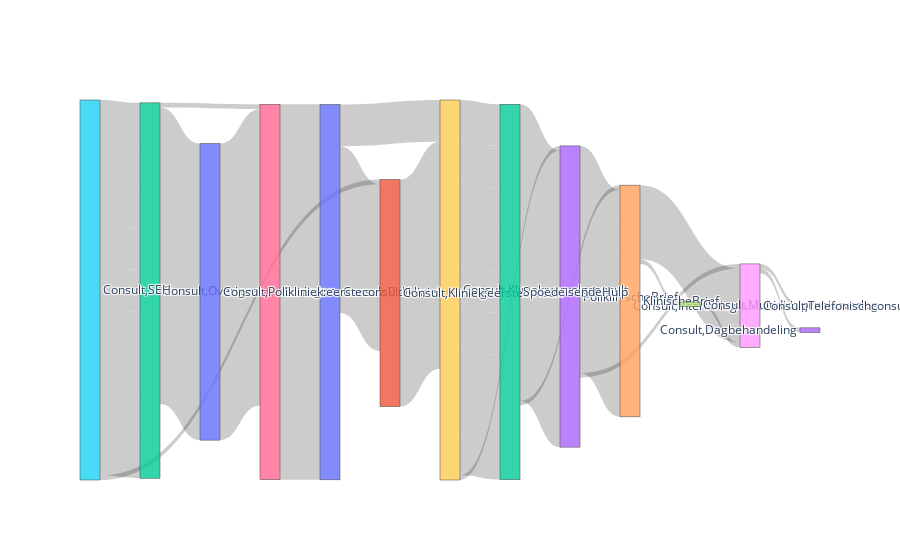

This figure's notebook cell:
### Code cell
import plotly.graph_objects as go
from collections import Counter

# Step 1: Extract Sequences from event columns
event_columns = [col for col in feature_df.columns if 'concept:name' in col]  # Filter for event-related columns
sequences = []

# For each row in feature_df, extract the sequence of events
for _, row in feature_df.iterrows():
    events = [col.split('concept:name_')[1] for col in event_columns if row[col] == 1.0]  # Get events with 1.0 value
    sequences.append('->'.join(events))  # Join events into a sequence

# Step 2: Add sequences to the dataframe (this will be useful for visualization)
feature_df['Sequence'] = sequences

# Step 3: Get the most common sequence per cluster 
cluster_sequences = feature_df.groupby("Cluster")["Sequence"].agg(lambda x: x.mode()[0])

# Step 4: Count the occurrences of each sequence (for Sankey diagram links)
cluster_counts = Counter(cluster_sequences)

# Step 5: Prepare data for Sankey diagram (convert sequences into sources and targets)
sources, targets = [], []

for trace in cluster_sequences.values:
    steps = trace.split("->")  # Split sequence into individual steps
    for i in range(len(steps) - 1):
        sources.append(steps[i])
        targets.append(steps[i + 1])

# Convert sources and targets to indices (for Sankey diagram nodes)
all_nodes = list(set(sources + targets))  # All unique nodes (steps)
source_indices = [all_nodes.index(s) for s in sources]
target_indices = [all_nodes.index(t) for t in targets]

# Step 6: Count the frequency of each link (source -> target pair)
link_counts = Counter(zip(sources, targets))
values = [link_counts[(source, target)] for source, target in zip(sources, targets)]

# Step 7: Create the Sankey diagram
fig = go.Figure(go.Sankey(
    node=dict(label=all_nodes),
    link=dict(source=source_indices, target=target_indices, value=values)
))

fig.show()

### Figure 1 — Plotly figure (JSON) as saved in the notebook; plotly's stock layout.template omitted (floating-point values rounded to 4 significant figures)
{"data": [{"link": {"source": [5, 2, 10, 6, 0, 11, 9, 12, 3, 4, 8, 5, 2, 10, 6, 0, 11, 9, 12, 3, 5, 2, 10, 6, 0, 11, 9, 12, 3, 5, 2, 10, 6, 0, 11, 9, 12, 3, 4, 7, 8, 5, 11, 9, 12, 5, 2, 6, 0, 9, 12, 3, 5, 2, 10, 6, 0, 9, 12, 3, 4, 5, 2, 10, 6, 0, 11, 9, 5, 2, 10, 6, 0, 9, 12, 3, 4, 5, 2, 10, 6, 0, 11, 9, 12, 3, 4], "target": [2, 10, 6, 0, 11, 9, 12, 3, 4, 8, 1, 2, 10, 6, 0, 11, 9, 12, 3, 4, 2, 10, 6, 0, 11, 9, 12, 3, 8, 2, 10, 6, 0, 11, 9, 12, 3, 4, 7, 8, 13, 11, 9, 12, 4, 2, 6, 0, 9, 12, 3, 4, 2, 10, 6, 0, 9, 12, 3, 4, 8, 2, 10, 6, 0, 11, 9, 3, 2, 10, 6, 0, 9, 12, 3, 4, 8, 2, 10, 6, 0, 11, 9, 12, 3, 4, 8], "value": [9, 8, 8, 9, 6, 7, 9, 8, 7, 4, 1, 9, 8, 8, 9, 6, 7, 9, 8, 7, 9, 8, 8, 9, 6, 7, 9, 8, 1, 9, 8, 8, 9, 6, 7, 9, 8, 7, 1, 1, 1, 1, 7, 9, 1, 9, 1, 9, 3, 9, 8, 7, 9, 8, 8, 9, 3, 9, 8, 7, 4, 9, 8, 8, 9, 6, 7, 1, 9, 8, 8, 9, 3, 9, 8, 7, 4, 9, 8, 8, 9, 6, 7, 9, 8, 7, 4]}, "node": {"label": ["Consult,Polikliniek:vervolgconsult", "Consult,Intercollegiaalconsult", "Consult,Overigeaantekeningen", "PoliklinischeBrief", "KlinischeBrief", "Consult,SEH", "Consult", "Consult,Multidisciplinairoverleg", "Consult,Telefonischconsult", "Consult,Kliniek:vervolgconsult", "Consult,Polikliniek:eersteconsult", "Consult,Kliniek:eersteconsult", "SpoedeisendeHulp", "Consult,Dagbehandeling"]}, "type": "sankey"}], "layout": {}}
